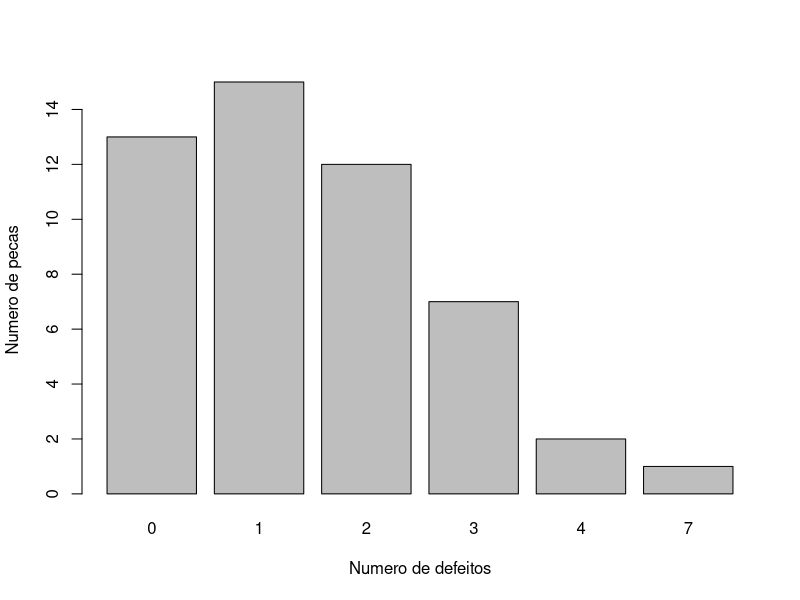

Source code (R):
dados <- read.table("NroDefeitos.csv", header = TRUE, sep = ";", dec = ",")
 
freq.rel <- prop.table(prop.table(table(dados)))*100

table(dados)

tabela1 <-matrix(c(table(dados)), nrow = 1, ncol = 6)
row.names(tabela1)<-c("f")
colnames(tabela1)<-c("0","1","2","3","4","7")
tabela1

tabela2 <- matrix(c( freq.rel),nrow=1, ncol=6)
row.names(tabela2)<-c("fr%")
colnames(tabela2)<-c("0","1","2","3","4","7")
tabela2      #visualiza os resultados na tabela

barplot(table(dados), beside = T, xlab = "Numero de defeitos", ylab = "Numero de pecas")







